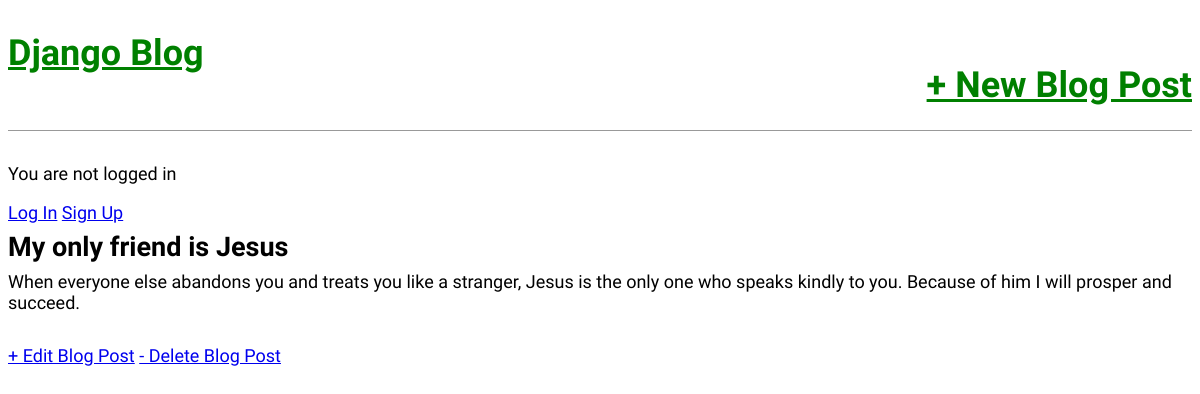
Screenshot of /post/3/ with the database file from the repository.
### blog/models.py (models this page shows, shortened)
class Post(models.Model):
    title = models.CharField(max_length=200)
    author = models.ForeignKey(
        "auth.User", on_delete=models.CASCADE
    )  # will create a many-to-one relationship
    body = models.TextField()

### blog/views.py (the view)
# urls.py: path("post/<int:pk>/", BlogDetailView.as_view(), name="post_detail"),
class BlogDetailView(DetailView):
    model = Post
    template_name = "post_detail.html"

### templates/post_detail.html
{% extends "base.html" %}
{% block content %}
<div class = "post-entry">
    <h2>{{ post.title }}</h2>
    <p>{{ post.body }}</p>
</div>
<a href="{% url 'post_edit' post.pk %}">+ Edit Blog Post</a>
<a href="{% url 'post_delete' post.pk %}">- Delete Blog Post</a>
{% endblock content %}

### static/css/base.css (style rules this page uses)
body { font-family: 'Source Sans Pro', sans-serif; font-size: 18px; }
.post-entry { margin-bottom: 2rem; }
.post-entry h2 { margin: 0.5rem 0; }
.post-entry p { margin: 0; font-weight: 400; }

### rows the page displays
Post: title "My only friend is Jesus", body "When everyone else abandons you and treats you like a stranger, Jesus is the only one who speaks kindly to you. Because of him I will prosper and succeed."
